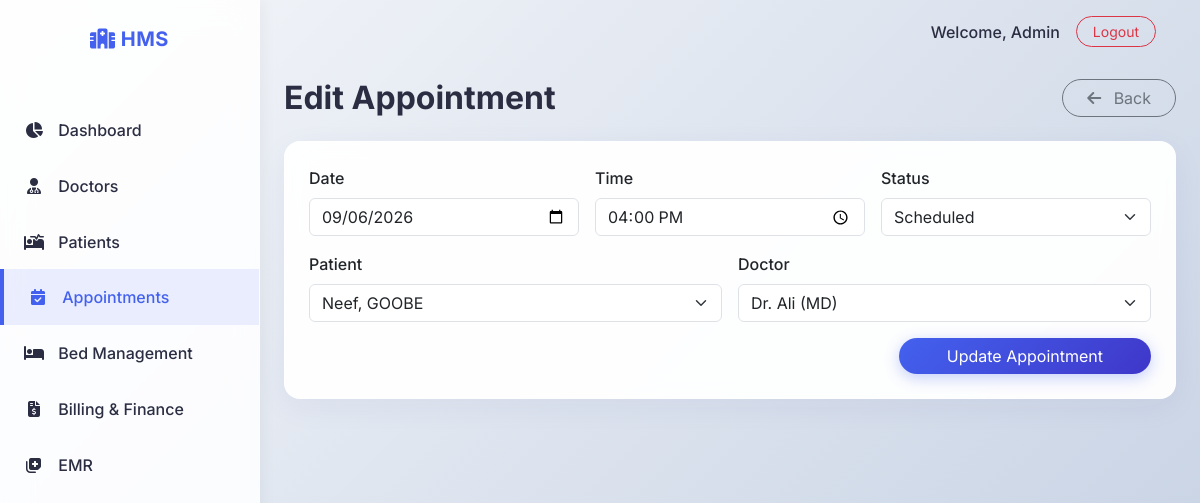
/appointments/edit/3 (signed in), run on the app's committed database.
### models.py (models this page shows)
class Appointment(db.Model):
    id = db.Column(db.Integer, primary_key=True)
    date = db.Column(db.Date, nullable=False)
    time = db.Column(db.Time, nullable=False)
    status = db.Column(db.String(20), default='scheduled') # scheduled, completed, cancelled
    patient_id = db.Column(db.Integer, db.ForeignKey('patient.id'), nullable=False)
    doctor_id = db.Column(db.Integer, db.ForeignKey('doctor.id'), nullable=False)

class Patient(db.Model):
    id = db.Column(db.Integer, primary_key=True)
    name = db.Column(db.String(100), nullable=False)
    dob = db.Column(db.Date)
    age = db.Column(db.Integer, nullable=False)
    gender = db.Column(db.String(20))
    phone = db.Column(db.String(20))
    address = db.Column(db.String(255))
    admission_date = db.Column(db.DateTime, default=datetime.utcnow)
    status = db.Column(db.String(20), default='outpatient') # admitted, discharged, outpatient
    doctor_id = db.Column(db.Integer, db.ForeignKey('doctor.id'))
    appointments = db.relationship('Appointment', backref='patient', lazy='dynamic')
    beds = db.relationship('Bed', backref='patient', lazy='dynamic')
    billings = db.relationship('Billing', backref='patient', lazy='dynamic')
    medical_records = db.relationship('MedicalRecord', backref='patient', lazy='dynamic')

### routes/appointments.py (the view, shortened to what this page needs)
@appointments_bp.route('/edit/<int:id>', methods=['GET', 'POST'])
@login_required
def edit_appointment(id):
    appointment = Appointment.query.get_or_404(id)
    patients = Patient.query.all()
    doctors = Doctor.query.all()
    return render_template('appointment_form.html', appointment=appointment, patients=patients, doctors=doctors)

### app.py (called while the page is built)
@login_manager.user_loader
def load_user(user_id):
    return User.query.get(int(user_id))

### templates/appointment_form.html (shortened to what this page needs)
{% extends "base.html" %}
{% block content %}
<div class="d-flex justify-content-between align-items-center mb-4">
    <h2 class="fw-bold mb-0">{% if appointment %}Edit{% else %}Add{% endif %} Appointment</h2>
    <a href="{{ url_for('appointments.list_appointments') }}" class="btn btn-outline-secondary rounded-pill px-4">
        <i class="fa-solid fa-arrow-left me-2"></i> Back
    </a>
</div>
<div class="card glass p-4">
    <form method="POST" action="{% if appointment %}{{ url_for('appointments.edit_appointment', id=appointment.id) }}{% else %}{{ url_for('appointments.add_appointment') }}{% endif %}">
        <div class="row g-3 mb-3">
            <div class="col-md-4">
                <label class="form-label fw-medium">Date</label>
                <input type="date" name="date" class="form-control" value="{{ appointment.date if appointment else '' }}" required>
            </div>
            <div class="col-md-4">
                <label class="form-label fw-medium">Time</label>
                <input type="time" name="time" class="form-control" value="{{ appointment.time if appointment else '' }}" required>
            </div>
            <div class="col-md-4">
                <label class="form-label fw-medium">Status</label>
                <select name="status" class="form-select">
                    <option value="scheduled" {% if appointment and appointment.status=='scheduled' %}selected{% endif %}>Scheduled</option>
                </select>
            </div>
        </div>
        <div class="row g-3 mb-3">
            <div class="col-md-6">
                <label class="form-label fw-medium">Patient</label>
                <select name="patient_id" class="form-select" required>
                    {% for p in patients %}
                    <option value="{{ p.id }}" {% if appointment and appointment.patient_id==p.id %}selected{% endif %}>{{ p.name }}</option>
                    {% endfor %}
                </select>
            </div>
            <div class="col-md-6">
                <label class="form-label fw-medium">Doctor</label>
                <select name="doctor_id" class="form-select" required>
                    {% for d in doctors %}
                    <option value="{{ d.id }}" {% if appointment and appointment.doctor_id==d.id %}selected{% endif %}>Dr. {{ d.name }} ({{ d.specialization }})</option>
                    {% endfor %}
                </select>
            </div>
        </div>
        <div class="text-end">
            <button type="submit" class="btn btn-primary rounded-pill px-5">{% if appointment %}Update{% else %}Save{% endif %} Appointment</button>
        </div>
    </form>
</div>
{% endblock %}

### static/css/style.css (style rules this page uses)
:root { --primary-color: #4361ee; --secondary-color: #3f37c9; --accent-color: #4cc9f0; --bg-color: #f8f9fa; --text-main: #2b2d42; --text-muted: #6c757d; --sidebar-bg: rgba(255, 255, 255, 0.85); --card-bg: rgba(255, 255, 255, 0.95); }
body { font-family: 'Inter', sans-serif; background: linear-gradient(135deg, #f5f7fa 0%, #c3cfe2 100%); background-attachment: fixed; color: var(--text-main); min-height: 100vh; }
.glass { background: var(--card-bg); backdrop-filter: blur(10px); -webkit-backdrop-filter: blur(10px); border: 1px solid rgba(255, 255, 255, 0.3); border-radius: 1rem; box-shadow: 0 8px 32px rgba(31, 38, 135, 0.05); }
.btn-primary { background: linear-gradient(135deg, var(--primary-color), var(--secondary-color)); border: none; box-shadow: 0 4px 15px rgba(67, 97, 238, 0.3); transition: all 0.3s ease; }

### data on the page
Appointment: date "09/06/2026", time "16:00:00", status "Scheduled", patient_id "Neef, GOOBE", doctor_id "Dr. Ali (MD)"
